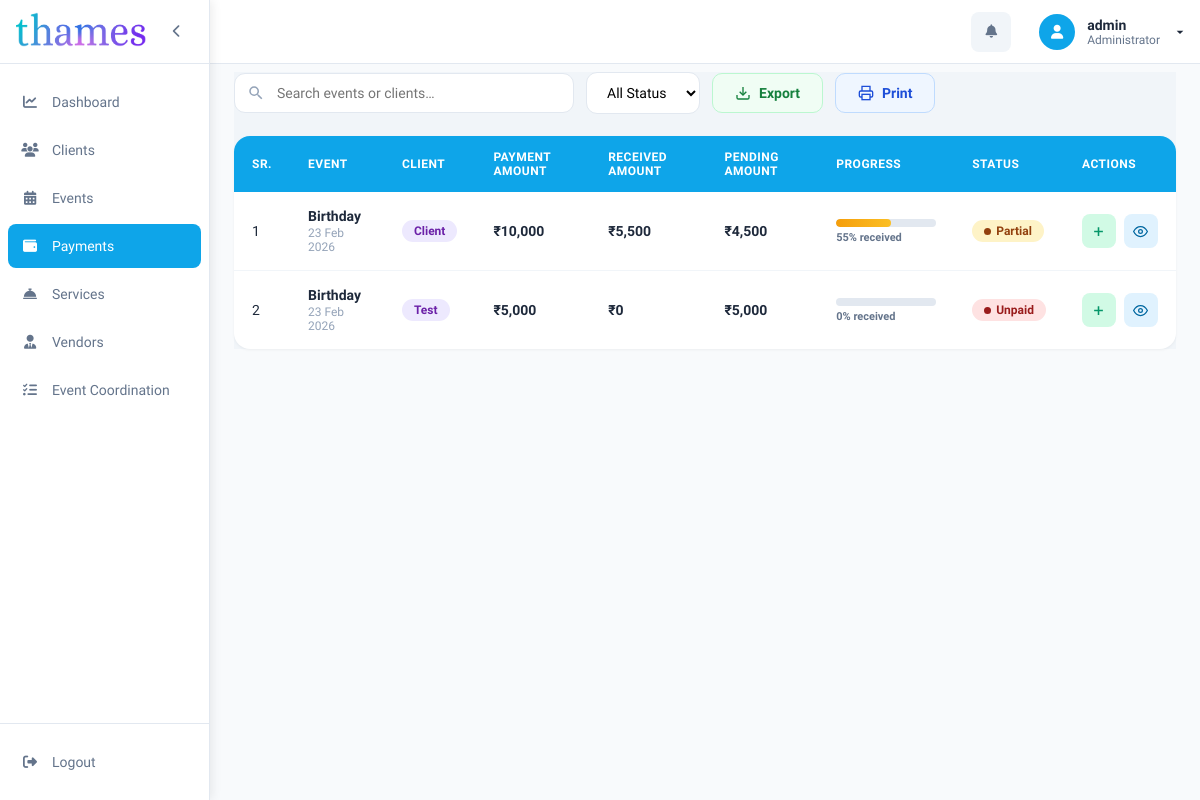
Screenshot of /payment.php (signed in) with the database file from the repository.
### tables this page shows
CREATE TABLE `events` (
  `id` int(11) NOT NULL,
  `name` varchar(255) NOT NULL,
  `client_name` varchar(255) NOT NULL,
  `start_date` datetime NOT NULL,
  `end_date` datetime NOT NULL,
  `start_time` time DEFAULT NULL,
  `end_time` time DEFAULT NULL,
  `venue` text DEFAULT NULL,
  `budget` int(11) NOT NULL,
  `service` text DEFAULT NULL,
  `description` text DEFAULT NULL,
  `created_at` timestamp NOT NULL DEFAULT current_timestamp(),
  `updated_at` timestamp NOT NULL DEFAULT current_timestamp() ON UPDATE current_timestamp()
);

### payment.php (the view, shortened to what this page needs)
<?php
include('config/db.php');
$events_sql = "SELECT e.id, e.name, e.client_name, e.start_date, e.end_date, e.venue, e.service, e.budget,
                      c.contact,
                      COALESCE(SUM(ev.amount), 0) as planned_amount
               FROM events e
               LEFT JOIN clients c ON e.client_name = c.client_name
               INNER JOIN event_vendors ev ON ev.event_id = e.id
               GROUP BY e.id, e.name, e.client_name, e.start_date, e.end_date,
                        e.venue, e.service, e.budget, c.contact
               ORDER BY e.start_date DESC";
$events_result = mysqli_query($conn, $events_sql);
$events = [];
while ($row = mysqli_fetch_assoc($events_result)) {
    $row['planned_amount'] = floatval($row['planned_amount']);
    $events[] = $row;
}
$payments_sql = "SELECT p.*, e.name as event_name, e.client_name, e.start_date
                 FROM payments p
                 LEFT JOIN events e ON p.event_id = e.id
                 ORDER BY p.payment_date DESC";
$payments_result = mysqli_query($conn, $payments_sql);
$received_by_event = [];
while ($pay = mysqli_fetch_assoc($payments_result)) {
    $received_by_event[$pay['event_id']] = ($received_by_event[$pay['event_id']] ?? 0) + floatval($pay['amount_received']);
}
$vendors_sql = "SELECT DISTINCT event_id FROM event_vendors";
$vendors_result = mysqli_query($conn, $vendors_sql);
$events_with_vendors = [];
while ($vrow = mysqli_fetch_assoc($vendors_result)) {
    $events_with_vendors[] = $vrow['event_id'];
}
?>
<?php include 'includes/sidebar.php'; ?>
<main class="main-content">
    <div class="payments-container">
        <div class="page-header">
            <div class="search-bar">
                <svg viewBox="0 0 24 24" xmlns="http://www.w3.org/2000/svg">
                    <path fill="currentColor" d="M15.5 14h-.79l-.28-.27A6.471 6.471 0 0 0 16 9.5 6.5 6.5 0 1 0 9.5 16c1.61 0 3.09-.59 4.23-1.57l.27.28v.79l5 4.99L20.49 19l-4.99-5zm-6 0C7.01 14 5 11.99 5 9.5S7.01 5 9.5 5 14 7.01 14 9.5 11.99 14 9.5 14z" />
                </svg>
                <input type="text" id="searchInput" placeholder="Search events or clients…">
            </div>
            <select id="statusFilter" style="padding:11px 16px;border:1px solid #e2e8f0;border-radius:11px;font-size:14px;font-family:'Lexend',sans-serif;background:white;cursor:pointer;">
                <option value="">All Status</option>
            </select>
            <button class="btn-export" onclick="exportExcel()">
                <svg viewBox="0 0 24 24" fill="none" stroke="currentColor" stroke-width="2" style="width:16px;height:16px;">
                    <path d="M21 15v4a2 2 0 01-2 2H5a2 2 0 01-2-2v-4" />
                    <polyline points="7 10 12 15 17 10" />
                    <line x1="12" y1="15" x2="12" y2="3" />
                </svg>
                Export
            </button>
            <button class="btn-print" onclick="printTable()">
                <svg viewBox="0 0 24 24" fill="none" stroke="currentColor" stroke-width="2" style="width:16px;height:16px;">
                    <polyline points="6 9 6 2 18 2 18 9" />
                    <path d="M6 18H4a2 2 0 01-2-2v-5a2 2 0 012-2h16a2 2 0 012 2v5a2 2 0 01-2 2h-2" />
                    <rect x="6" y="14" width="12" height="8" />
                </svg>
                Print
            </button>
        </div>
        <div class="table-container">
            <table class="payments-table" id="paymentsTable">
                <thead>
                    <tr>
                        <th>Sr.</th>
                        <th>Event</th>
                        <th>Client</th>
                        <th>Payment Amount</th>
                        <th>Received Amount</th>
                        <th>Pending Amount</th>
                        <th>Progress</th>
                        <th>Status</th>
                        <th class="no-print">Actions</th>
                    </tr>
                </thead>
                <tbody>
                    <?php if (empty($events)): ?>
                        <tr>
                            <td colspan="9" style="text-align:center;padding:60px;color:#94a3b8;">No events found.</td>
                        </tr>
                    <?php else: ?>
                        <?php foreach ($events as $i => $ev):
                            $received = $received_by_event[$ev['id']] ?? 0;
                            $balance  = $ev['planned_amount'] - $received;
                            $pct      = $ev['planned_amount'] > 0 ? min(100, round(($received / $ev['planned_amount']) * 100)) : 0;
                            $status   = $pct >= 100 ? 'paid' : ($pct > 0 ? 'partial' : 'unpaid');
                            $status_label = $status === 'paid' ? 'Paid' : ($status === 'partial' ? 'Partial' : 'Unpaid');
                            $has_vendors  = in_array($ev['id'], $events_with_vendors);
                            $ev_json = htmlspecialchars(json_encode([
                                'id'             => $ev['id'],
                                'name'           => $ev['name'],
                                'client_name'    => $ev['client_name'],
                                'start_date'     => $ev['start_date'],
                                'planned_amount' => $ev['planned_amount'],
                                'received'       => $received,
                                'balance'        => $balance,
                                'pct'            => $pct,
                                'status'         => $status,
                                'has_vendors'    => $has_vendors,
                            ]), ENT_QUOTES);
                        ?>
                            <tr data-status="<?php echo $status; ?>">
                                <td><?php echo $i + 1; ?></td>
                                <td>
                                    <div class="event-name-cell"><?php echo htmlspecialchars($ev['name']); ?></div>
                                    <div class="event-sub"><?php echo date('d M Y', strtotime($ev['start_date'])); ?></div>
                                </td>
                                <td><span class="badge-client"><?php echo htmlspecialchars($ev['client_name']); ?></span></td>
                                <td class="amount-planned">₹<?php echo number_format($ev['planned_amount'], 0); ?></td>
                                <td class="amount-received">₹<?php echo number_format($received, 0); ?></td>
                                <td class="<?php echo $balance > 0 ? 'amount-balance-pos' : ($balance < 0 ? 'amount-balance-neg' : 'amount-balance-zero'); ?>">
                                    ₹<?php echo number_format(abs($balance), 0); ?>
                                </td>
                                <td>
                                    <div class="progress-wrap">
                                        <div class="progress-bar-bg">
                                            <div class="progress-bar-fill" style="width:<?php echo $pct; ?>%;<?php echo $pct >= 100 ? 'background:linear-gradient(90deg,#10b981,#34d399)' : ($pct > 0 ? 'background:linear-gradient(90deg,#f59e0b,#fbbf24)' : ''); ?>"></div>
                                        </div>
                                        <div class="progress-pct"><?php echo $pct; ?>% received</div>
                                    </div>
                                </td>
                                <td><span class="status-pill <?php echo $status; ?>"><?php echo $status_label; ?></span></td>
                                <td class="no-print">
                                    <div class="action-buttons">
                                        <?php if (!$has_vendors): ?>
                                            <span title="No vendors assigned — payment locked"
                                                style="display:inline-flex;align-items:center;justify-content:center;width:34px;height:34px;background:#fef3c7;border-radius:8px;cursor:not-allowed;">
                                                <svg viewBox="0 0 24 24" fill="none" stroke="#d97706" stroke-width="2" width="15" height="15">
                                                    <rect x="3" y="11" width="18" height="11" rx="2" ry="2" />
                                                    <path d="M7 11V7a5 5 0 0 1 10 0v4" />
                                                </svg>
                                            </span>
                                        <?php elseif ($status !== 'paid'): ?>
                                            <button class="btn-action add-pay" title="Add Payment"
                                                onclick='openAddPayment(<?php echo $ev_json; ?>)'>
                                                <svg viewBox="0 0 24 24" fill="none" stroke="currentColor" stroke-width="2.5">
                                                    <line x1="12" y1="5" x2="12" y2="19" />
                                                    <line x1="5" y1="12" x2="19" y2="12" />
                                                </svg>
                                            </button>
                                        <?php endif; ?>
                                        <button class="btn-action view-pay" title="Payment History"
                                            onclick='openHistory(<?php echo $ev_json; ?>)'>
                                            <svg viewBox="0 0 24 24" fill="none" stroke="currentColor" stroke-width="2">
                                                <path d="M1 12s4-8 11-8 11 8 11 8-4 8-11 8-11-8-11-8z" />
                                                <circle cx="12" cy="12" r="3" />
                                            </svg>
                                        </button>
                                    </div>
                                </td>
                            </tr>
                        <?php endforeach; ?>
                    <?php endif; ?>
                </tbody>
            </table>
        </div>
    </div>
</main>

### includes/sidebar.php (style rules this page uses)
:root { --sidebar-width: 210px; --sidebar-collapsed: 64px; --header-height: 64px; --primary: #0ea5e9; --primary-foreground: #ffffff; --background: #ffffff; --card: #ffffff; --foreground: #1e293b; --muted-foreground: #64748b; --accent: #f1f5f9; --border: #e2e8f0; --destructive: #ef4444; --destructive-light: rgba(239, 68, 68, 0.1); }
* { margin: 0; padding: 0; box-sizing: border-box; }
body { font-family: 'Lexend', sans-serif; background: #f8fafc; color: #1e293b; transition: margin-left 0.3s ease; margin-left: var(--sidebar-width); }
.main-content { padding: 24px; }

### payment.php (style rules this page uses)
.payments-container { background: #f1f5f9; }
.page-header { display: flex; align-items: center; gap: 12px; margin-bottom: 22px; flex-wrap: wrap; }
.search-bar { position: relative; flex: 1; max-width: 340px; }
.search-bar input { width: 100%; padding: 11px 16px 11px 42px; border: 1px solid #e2e8f0; border-radius: 11px; font-size: 14px; font-family: 'Lexend', sans-serif; background: white; transition: all .2s ease; }
.search-bar svg { position: absolute; left: 13px; top: 50%; transform: translateY(-50%); width: 18px; height: 18px; color: #94a3b8; }
.btn-export { background: #f0fdf4; color: #15803d; border: 1px solid #bbf7d0; display: flex; align-items: center; gap: 8px; padding: 11px 22px; border-radius: 10px; font-size: 14px; font-weight: 600; font-family: 'Lexend', sans-serif; cursor: pointer; transition: all .2s ease; }
.btn-print { background: #eff6ff; color: #1d4ed8; border: 1px solid #bfdbfe; display: flex; align-items: center; gap: 8px; padding: 11px 22px; border-radius: 10px; font-size: 14px; font-weight: 600; font-family: 'Lexend', sans-serif; cursor: pointer; transition: all .2s ease; }
.table-container { background: white; border-radius: 16px; box-shadow: 0 1px 3px rgba(0, 0, 0, .05); overflow: hidden; margin-bottom: 32px; }
.payments-table { width: 100%; border-collapse: collapse; }
.payments-table thead { background: #0ea5e9; }
.payments-table th { padding: 14px 18px; text-align: left; font-size: 12px; font-weight: 700; color: white; text-transform: uppercase; letter-spacing: .5px; }
.payments-table td { padding: 16px 18px; border-bottom: 1px solid #f1f5f9; color: #1e293b; font-size: 14px; vertical-align: middle; }
.payments-table tbody tr { transition: background .15s ease; }
.payments-table tbody tr:last-child td { border-bottom: none; }
.event-name-cell { font-weight: 600; color: #1e293b; }
.event-sub { font-size: 12px; color: #94a3b8; margin-top: 2px; }
.badge-client { display: inline-flex; align-items: center; background: #ede9fe; color: #6b21a8; padding: 4px 12px; border-radius: 20px; font-size: 12px; font-weight: 600; white-space: nowrap; }
.amount-planned { font-weight: 700; color: #0369a1; }
.amount-received { font-weight: 700; color: #059669; }
.amount-balance-pos { font-weight: 700; color: #d97706; }
.progress-wrap { width: 100%; min-width: 100px; }
.progress-bar-bg { background: #e2e8f0; border-radius: 99px; height: 8px; overflow: hidden; margin-bottom: 4px; }
.progress-bar-fill { height: 100%; border-radius: 99px; background: linear-gradient(90deg, #10b981, #34d399); transition: width .4s ease; }
.progress-pct { font-size: 11px; font-weight: 700; color: #64748b; }
.status-pill { display: inline-flex; align-items: center; gap: 5px; padding: 4px 12px; border-radius: 20px; font-size: 12px; font-weight: 700; white-space: nowrap; }
.status-pill.partial { background: #fef3c7; color: #92400e; }
.status-pill.unpaid { background: #fee2e2; color: #991b1b; }
.status-pill::before { content: ''; width: 7px; height: 7px; border-radius: 50%; background: currentColor; }
.action-buttons { display: flex; gap: 8px; }
.btn-action { display: flex; align-items: center; justify-content: center; width: 34px; height: 34px; border: none; border-radius: 8px; cursor: pointer; transition: all .2s ease; }
.btn-action.add-pay { background: #d1fae5; color: #059669; }
.btn-action.view-pay { background: #e0f2fe; color: #0369a1; }
.btn-action svg { width: 15px; height: 15px; }

### rows the page displays
events: name "Birthday", start_date "23 Feb 2026", client_name "Client", planned_amount "10,000", id "5,500", balance "4,500", pct "55", status_label "Partial"
events: name "Birthday", start_date "23 Feb 2026", client_name "Test", planned_amount "5,000", id "0", balance "5,000", pct "0", status_label "Unpaid"

### other values shown
$username "admin"
